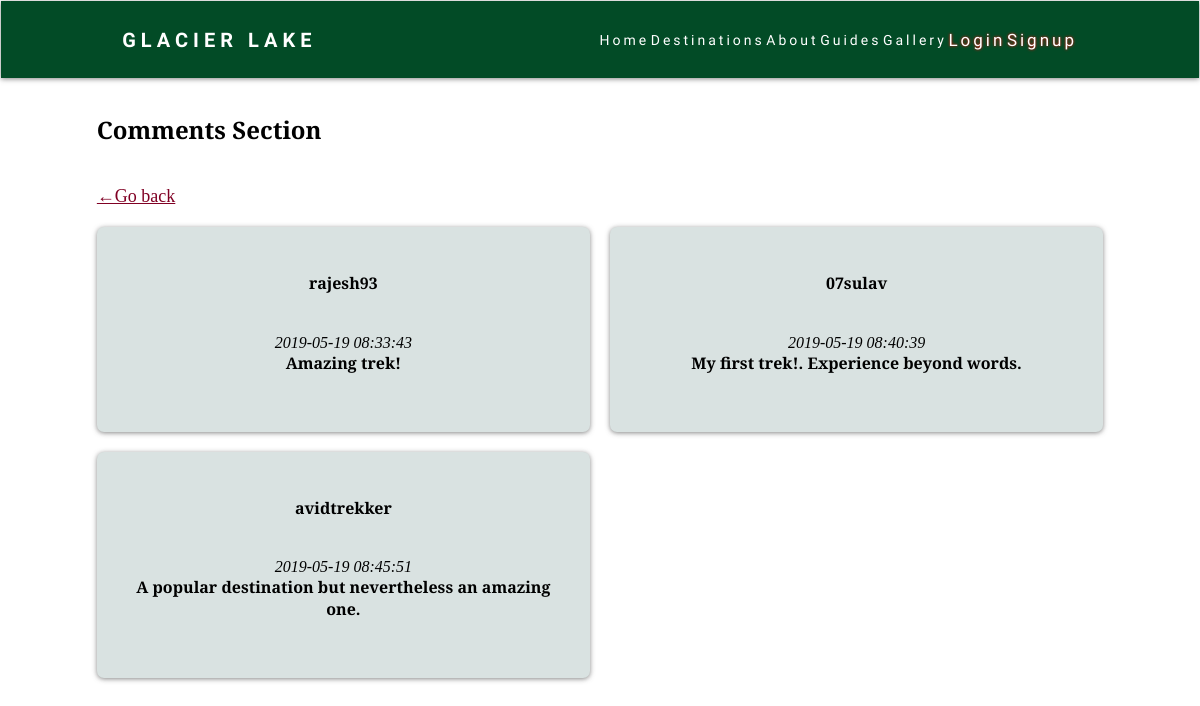
Screenshot of /comments.php?id=6 with the database file from the repository.
### tables this page shows
CREATE TABLE `comments` (
  `cid` int(11) NOT NULL,
  `destid` varchar(11) NOT NULL,
  `uid` varchar(11) NOT NULL,
  `date` datetime NOT NULL,
  `message` text NOT NULL
);

CREATE TABLE `user` (
  `id` int(11) NOT NULL,
  `username` varchar(128) NOT NULL,
  `email` varchar(128) NOT NULL,
  `password` varchar(128) NOT NULL,
  `profimg` varchar(128) NOT NULL DEFAULT 'userlog.png',
  `level` tinyint(2) NOT NULL DEFAULT '0'
);

### comments.php (the view, shortened to what this page needs)
<?php
include('includes/headfunc.php');
if (isset($_SESSION['id'])) {
	head2($connection);
} else {
	head1($connection);
}
if (isset($_GET['id'])) {
	$destid = $_GET['id'];
}
?>
<!DOCTYPE html>
<html>
<head>
</head>
<body>
	<div class="wrapper">
	<h2>Comments Section</h2>
	<?php
	echo "<a class='norml' href='destdetails.php?id=".$destid."'>
	&#8592;Go back</a>";
	?>
	<div class="boxg">
<?php
	$sql = "SELECT * FROM comments WHERE destid='$destid'";
	$result = mysqli_query($connection, $sql);
	while ($row = mysqli_fetch_assoc($result)) {
		$id = $row['uid'];
		$sql2 = "SELECT * FROM user WHERE id='$id'";
		$result2 = mysqli_query($connection, $sql2);
		if ($row2 = mysqli_fetch_assoc($result2)) {
			echo"<div class='box'><p>";
			echo "<h4>".$row2['username']."</h4><br>";
			echo "<i>".$row['date']."<br></i>";
			echo "<strong>".nl2br($row['message'])."</strong><br><br>";
			echo"</p>";
			echo"</div>";
		}
	}
	?>
	</div>
</div>
</body>
</html>

### css/style.css (style rules this page uses)
body { display: block;; background: white; margin: 1px !important; font-family: 'Alegreya', serif; }
.norml { text-decoration: underline; font-size: 18px; color:#800024; }
.wrapper { margin:1px 8%; display: grid; grid-gap: 20px; }
.boxg { display: grid; grid-gap: 20px; grid-template-columns: repeat(auto-fit, minmax(450px, 1fr)); }
.box { background: #d9e2e1; text-align: center; padding: 1.5rem 2rem; box-shadow: 0 1px 5px rgba(104, 104, 104, 0.8); border-radius: 7px; }

### rows the page displays
comments: uid.username "rajesh93", date "2019-05-19 08:33:43", message "Amazing trek!"
comments: uid.username "07sulav", date "2019-05-19 08:40:39", message "My first trek!. Experience beyond words."
comments: uid.username "avidtrekker", date "2019-05-19 08:45:51", message "A popular destination but nevertheless an amazing one."
